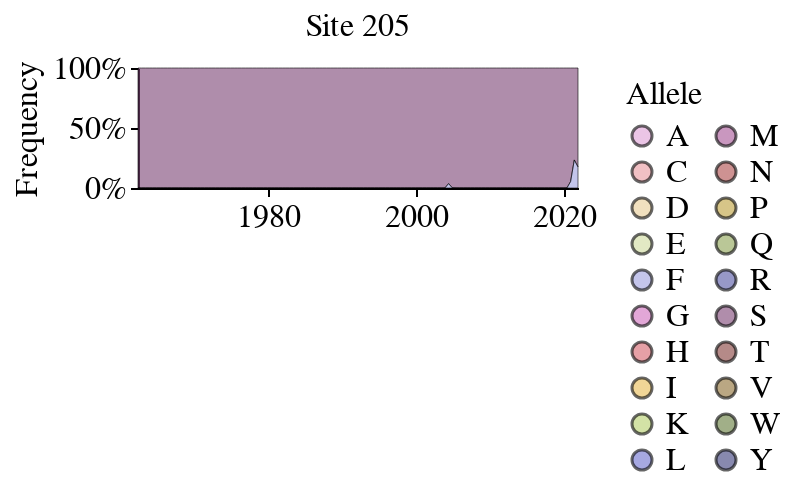

Write notebook code for a chart like this one.
### Code cell
plot_site_frequencies(frequencies_60y_df, 205)

### Figure 1 — Vega-Lite specification as saved in the notebook (floating-point values rounded to 4 significant figures; data arrays with more than 128 entries replaced by an {"elided": "..."} marker saying what was removed)
{"config": {"background": "white", "title": {"fontSize": 20, "fontWeight": "normal", "font": "Helvetica", "anchor": "start", "color": "#000000", "orient": "top", "offset": 5, "subtitleColor": "gray", "subtitleFont": "Helvetica", "subtitleFontWeight": "normal", "subtitleFontSize": 18, "subtitlePadding": 2}, "axis": {"domain": true, "domainColor": "black", "domainWidth": 1, "grid": false, "gridColor": "#DEDDDD", "gridWidth": 0.5, "labelFont": "Helvetica", "labelFontSize": 16, "labelFlush": false, "labelFontWeight": "normal", "labelPadding": 2, "tickColor": "black", "tickSize": 4, "tickCount": 3, "tickWidth": 1, "titleFont": "Helvetica", "titleAlign": "center", "titleFontWeight": "normal", "titleFontSize": 16, "titlePadding": 5}, "legend": {"labelFont": "Helvetica", "labelFontSize": 16, "symbolSize": 100, "titleFont": "Helvetica", "titleFontSize": 16, "titleFontWeight": "normal", "padding": 5, "titleLimit": 200, "gradientLength": 100}, "range": {"category": ["#4e79a7", "#f28e2c", "#e15759", "#76b7b2", "#59a14f", "#edc949", "#af7aa1", "#ff9da7", "#9c755f", "#bab0ab"], "diverging": ["#c7e9b4", "#7fcdbb", "#41b6c4", "#1d91c0", "#225ea8", "#253494"]}, "view": {"stroke": "white", "strokeWidth": 0}, "text": {"font": "Helvetica", "fontSize": 16}}, "data": {"name": "data-3d697d52b02825b4e073e4951595964b"}, "mark": {"type": "area", "opacity": 0.6, "stroke": "black", "strokeWidth": 0.5}, "encoding": {"color": {"field": "allele", "legend": {"columns": 2}, "scale": {"domain": ["A", "C", "D", "E", "F", "G", "H", "I", "K", "L", "M", "N", "P", "Q", "R", "S", "T", "V", "W", "Y"], "range": ["#DE9ED6", "#E7969C", "#E7CB94", "#CEDB9C", "#9C9EDE", "#CE6DBD", "#D6616B", "#E7BA52", "#B5CF6B", "#6B6ECF", "#A55194", "#AD494A", "#BD9E39", "#8CA252", "#5254A3", "#7B4173", "#843C39", "#8C6D31", "#637939", "#393B79"]}, "title": "Allele", "type": "nominal"}, "order": {"field": "allele", "type": "nominal"}, "tooltip": [{"field": "HA_region", "type": "nominal"}, {"field": "site", "type": "quantitative"}, {"field": "allele", "type": "nominal"}, {"field": "frequency", "type": "quantitative"}, {"field": "date", "type": "temporal"}], "x": {"axis": {"grid": false, "tickCount": 3}, "field": "date", "title": "", "type": "temporal"}, "y": {"axis": {"grid": false, "tickCount": 3}, "field": "frequency", "stack": "normalize", "title": "Frequency", "type": "quantitative"}}, "height": 60, "title": {"text": "Site 205", "anchor": "middle", "fontSize": 16, "fontWeight": "normal"}, "width": 220, "$schema": "https://vega.github.io/schema/vega-lite/v5.16.3.json", "datasets": {"data-3d697d52b02825b4e073e4951595964b": {"elided": "240 records"}}}
